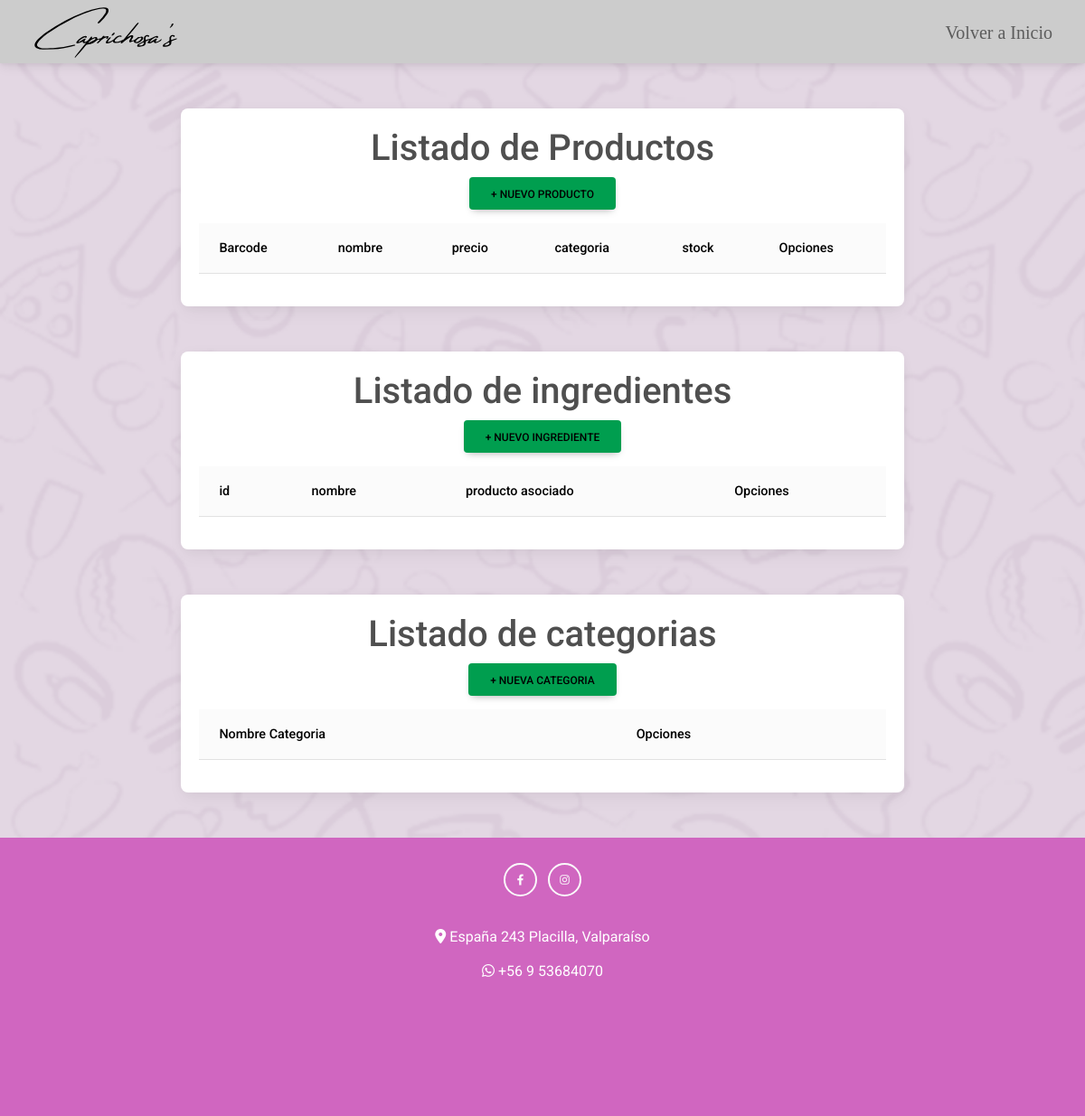
The app's page /crud, older data.
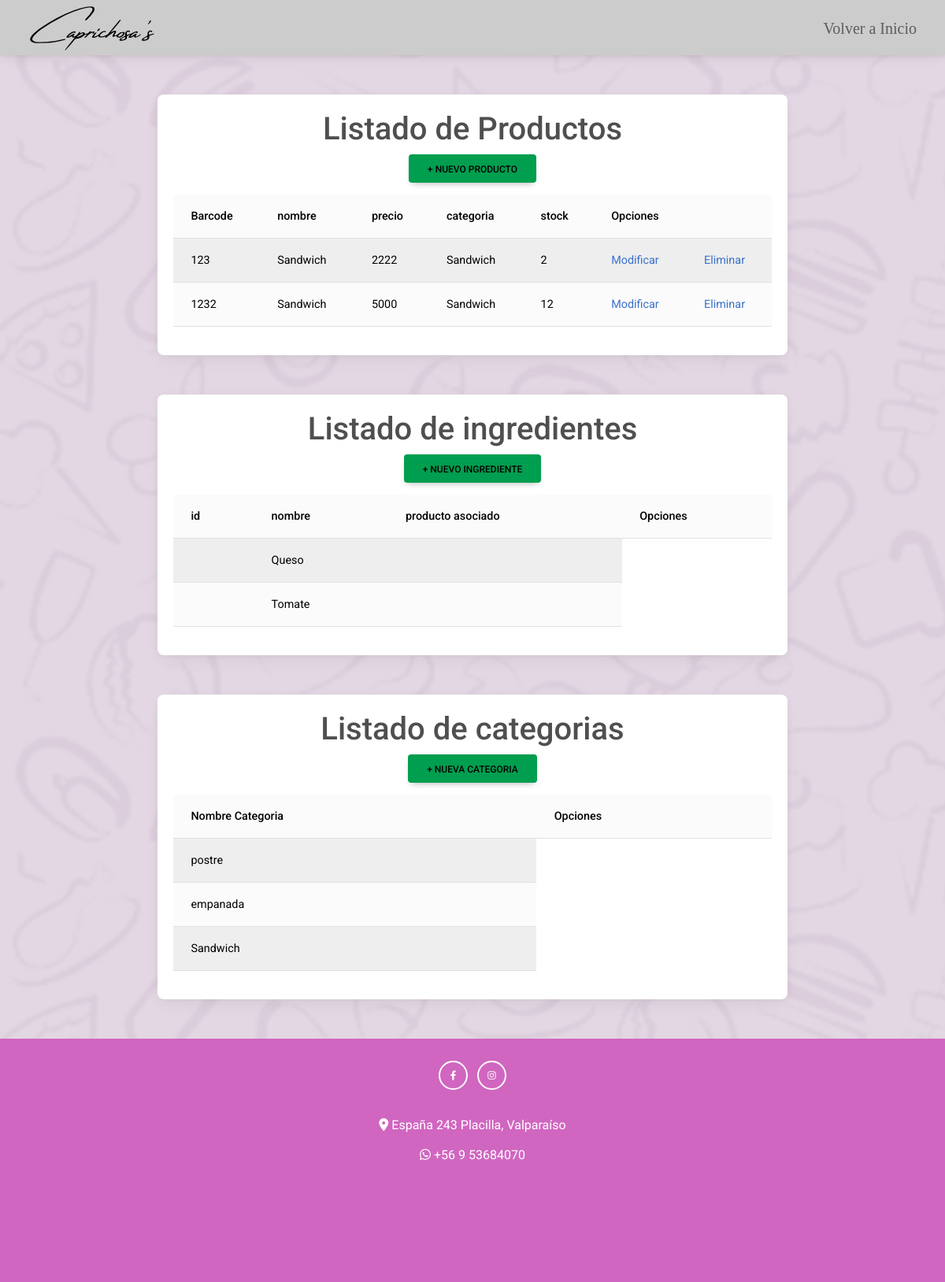
The same page, newer data.
### core/models.py (models this page shows, shortened)
class Producto(models.Model):
    Barcode = models.CharField(max_length=6 ,primary_key=True ,verbose_name='Barcode')
    nombre =  models.CharField(max_length=50 ,verbose_name='nombre')
    slug = AutoSlugField(populate_from='nombre')
    precio = models.IntegerField(verbose_name='precio')
    stock = models.IntegerField(verbose_name='stock')
    imgurl = models.CharField(max_length=600,verbose_name='url_img')
    descripcion = models.TextField(max_length=600,verbose_name='descripcion')
    is_activo = models.BooleanField(default=True)
    destacado = models.BooleanField(default=False)
    categoria = models.ForeignKey(Categoria,on_delete=models.CASCADE)

class Categoria(models.Model):
    nombre = models.CharField(max_length=50,primary_key=True, verbose_name='nombre de la categoria')
    slug = AutoSlugField(populate_from='nombre')
    is_activo = models.BooleanField(default=True)
    def __str__(self) -> str:
        return self.nombre

class Ingrediente(models.Model):
    nombre = models.CharField(max_length=50,primary_key=True, verbose_name='nombre')
    slug = AutoSlugField(populate_from='nombre')
    stock = models.IntegerField(verbose_name='stock')

### core/views.py (the view)
# urls.py: path("crud", crud,name="crud"),
def crud (request):
    producto  = Producto.objects.all()
    ingrediente  = Ingrediente.objects.all()
    categoria  = Categoria.objects.all()
    contex = {'ingredientes' : ingrediente,'productos':producto,'categorias':categoria}
    return render(request,'core/crud.html',contex)

### core/context_processor.py (called while the page is built)
def importe_total_carro(request):
    total=0
    if request.user.is_authenticated:
        if 'carro' in request.session:
            for key, value in request.session["carro"].items():
                total += int(value["acumulado"])
    return {'importe_total_carro':total}

### core/templates/core/crud.html (shortened to what this page needs)
<!DOCTYPE html>
<html lang="es">
  {%load static%}
<head>
  <link rel="stylesheet" href="{% static 'core/css/styles.css'%}">
  <link href="https://cdnjs.cloudflare.com/ajax/libs/font-awesome/6.0.0/css/all.min.css" rel="stylesheet" />
  <link href="https://cdnjs.cloudflare.com/ajax/libs/mdb-ui-kit/6.2.0/mdb.min.css" rel="stylesheet" />
</head>
<body class="crud">
  <header>
    <nav class="navbar navbar-expand-lg">
      <div class="container-fluid">
        <a class="navbar-brand" href="/"><img class="px-4" src="{% static 'core/img/logo.svg'%}" alt="Logo" height="60"></a>
        <div class="collapse navbar-collapse justify-content-end" id="navbarNavAltMarkup">
          <ul class="navbar-nav">
            <li class="nav-item">
              <a class="nav-link px-4" href="/">Volver a Inicio</a>
            </li>
          </ul>
        </div>
      </div>
    </nav>
  </header>
  <section>
    <div class="container">
      <div class="card">
      <h1>Listado de Productos</h1>
      <li style="list-style: none;">
        <a class="btn new" href="{%  url 'Productoform' %}">+ Nuevo Producto</a>
      </li>
      <div class="row">
          <table class="table table-light table-striped">
            <thead>
              <tr>
                <th scope="col">Barcode</th>
                <th scope="col">nombre</th>
                <th scope="col">precio</th>
                <th scope="col">categoria</th>
                <th scope="col">stock</th>
                <th scope="col" colspan="2">Opciones</th>
              </tr>
            </thead>
              <tbody>
                {% for ve in productos %}
                <tr>
                  <td>{{ve.Barcode}}</td>
                  <td>{{ve.nombre}}</td>
                  <td>{{ve.precio}}</td>
                  <td>{{ve.categoria}}</td>
                  <td>{{ve.stock}}</td>
                  <td><a href="{% url 'Mod_Producto' ve.Barcode %}">Modificar</a></td>
                  <td><a href="{% url 'delete_Producto' ve.Barcode %}">Eliminar</a></td>
                </tr>
                {% endfor %}
              </tbody>
          </table>
      </div>
    </div>
  </div>
  <div class="container">
    <div class="card">
      <h1>Listado de ingredientes</h1>
      <li style="list-style: none;">
        <a class="btn new" href="{%  url 'agreIngrediente' %}">+ nuevo ingrediente</a>
      </li>
      <div class="row">
          <table class="table table-light table-striped ">
            <thead>
              <tr>
                <th scope="col">id</th>
                <th scope="col">nombre</th>
                <th scope="col">producto asociado</th>
                <th scope="col">Opciones</th>
              </tr>
            </thead>
              <tbody>
                {% for ve in ingredientes %}
                <tr>
                  <td>{{ve.id}}</td>
                  <td>{{ve.nombre}}</td>
                  <td>{{ve.nomProducto}}</td>
                </tr>
                {% endfor %}
              </tbody>
          </table>
      </div>
      </div>
  </div>
  <div class="container">
    <div class="card">
      <h1>Listado de categorias</h1>
      <li style="list-style: none;">
        <a class="btn new" href="{%  url 'agreCategoria' %}">+ Nueva Categoria</a>
      </li>
      <div class="row">
          <table class="table table-light table-striped">
            <thead>
              <tr>
                <th scope="col">Nombre Categoria</th>
                <th scope="col">Opciones</th>
              </tr>
            </thead>
              <tbody>
                {% for ve in categorias %}
                <tr>
                  <td>{{ve.nombre}}</td>
                </tr>
                {% endfor %}
              </tbody>
          </table>
      </div>
    </div>
  </div>
  </section>
  <footer class="footer text-center text-white">
    <div class="container p-4 pb-0">
      <div class="mb-4">
        <a class="btn btn-outline-light btn-floating m-1" href="#!" target="_blank" role="button"><i class="fab fa-facebook-f"></i></a>
        <a class="btn btn-outline-light btn-floating m-1" href="https://www.instagram.com/caprichosas_cafe/" target="_blank"
          role="button"><i class="fab fa-instagram"></i></a>
      </div>
    </div>
    <div class="text-center p-1">
      <i class="fas fa-location-dot"></i> España 243 Placilla, Valparaíso
    </div>
    <div class="wanumber text-center p-2">
      <i class="fab fa-whatsapp"></i> +56 9 53684070
    </div>
  </footer>
</body>
</html>

### core/static/core/css/styles.css (style rules this page uses)
body { background-image: url(../img/bodybg.png); background-repeat: no-repeat; background-attachment: fixed; background-size: cover; }
.navbar { background-color: #CCCCCC; height: 70px; }
#navbarNavAltMarkup { font-size: 20px; background-color: #CCCCCC; }
.footer { background-color: #D066C0; padding-bottom: 140px; }
.nav-link { font-family: vertiky; --nav-pills-link-font-size: 100px; }
.row { width: 100%; }
.crud .container { margin-top: 50px; display: flex; align-items: center; justify-content: center; }
.crud .card { width: 800px; padding: 20px; align-items: center; justify-content: center; }
.crud .new { color: #000000; background-color: #009e4f; margin-bottom: 15px; }

Row changes from the older to the newer data that the page shows:
added Producto: Barcode "123", nombre "Sandwich", precio "2222", categoria "Sandwich", stock "2"
added Producto: Barcode "1232", nombre "Sandwich", precio "5000", categoria "Sandwich", stock "12"
added Ingrediente: nombre "Queso"
added Ingrediente: nombre "Tomate"
added Categoria: nombre "postre"
added Categoria: nombre "empanada"
added Categoria: nombre "Sandwich"
